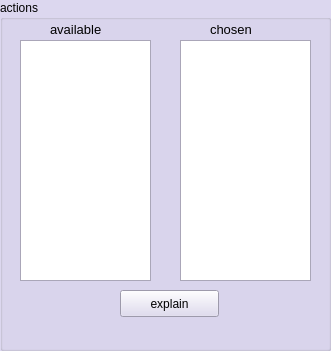
    <widget class="QGroupBox" name="groupActions">
     <property name="geometry">
      <rect>
       <x>510</x>
       <y>560</y>
       <width>331</width>
       <height>351</height>
      </rect>
     </property>
     <property name="palette">
      <palette>
       <active>
        <colorrole role="WindowText">
         <brush brushstyle="SolidPattern">
          <color alpha="255">
           <red>0</red>
           <green>0</green>
           <blue>0</blue>
          </color>
         </brush>
        </colorrole>
        <colorrole role="Button">
         <brush brushstyle="SolidPattern">
          <color alpha="255">
           <red>220</red>
           <green>215</green>
           <blue>239</blue>
          </color>
         </brush>
        </colorrole>
        <colorrole role="Light">
         <brush brushstyle="SolidPattern">
          <color alpha="255">
           <red>255</red>
           <green>255</green>
           <blue>255</blue>
          </color>
         </brush>
        </colorrole>
        <colorrole role="Midlight">
         <brush brushstyle="SolidPattern">
          <color alpha="255">
           <red>237</red>
           <green>235</green>
           <blue>247</blue>
          </color>
         </brush>
        </colorrole>
        <colorrole role="Dark">
         <brush brushstyle="SolidPattern">
          <color alpha="255">
           <red>110</red>
           <green>107</green>
           <blue>119</blue>
          </color>
         </brush>
        </colorrole>
        <colorrole role="Mid">
         <brush brushstyle="SolidPattern">
          <color alpha="255">
           <red>147</red>
           <green>143</green>
           <blue>159</blue>
          </color>
         </brush>
        </colorrole>
        <colorrole role="Text">
         <brush brushstyle="SolidPattern">
          <color alpha="255">
           <red>0</red>
           <green>0</green>
           <blue>0</blue>
          </color>
         </brush>
        </colorrole>
        <colorrole role="BrightText">
         <brush brushstyle="SolidPattern">
          <color alpha="255">
           <red>255</red>
           <green>255</green>
           <blue>255</blue>
          </color>
         </brush>
        </colorrole>
        <colorrole role="ButtonText">
         <brush brushstyle="SolidPattern">
          <color alpha="255">
           <red>0</red>
           <green>0</green>
           <blue>0</blue>
          </color>
         </brush>
        </colorrole>
        <colorrole role="Base">
         <brush brushstyle="SolidPattern">
          <color alpha="255">
           <red>255</red>
           <green>255</green>
           <blue>255</blue>
          </color>
         </brush>
        </colorrole>
        <colorrole role="Window">
         <brush brushstyle="SolidPattern">
          <color alpha="255">
           <red>220</red>
           <green>215</green>
           <blue>239</blue>
          </color>
         </brush>
        </colorrole>
        <colorrole role="Shadow">
         <brush brushstyle="SolidPattern">
          <color alpha="255">
           <red>0</red>
           <green>0</green>
           <blue>0</blue>
          </color>
         </brush>
        </colorrole>
        <colorrole role="AlternateBase">
         <brush brushstyle="SolidPattern">
          <color alpha="255">
           <red>237</red>
           <green>235</green>
           <blue>247</blue>
          </color>
         </brush>
        </colorrole>
        <colorrole role="ToolTipBase">
         <brush brushstyle="SolidPattern">
          <color alpha="255">
           <red>255</red>
           <green>255</green>
           <blue>220</blue>
          </color>
         </brush>
        </colorrole>
        <colorrole role="ToolTipText">
         <brush brushstyle="SolidPattern">
          <color alpha="255">
           <red>0</red>
           <green>0</green>
           <blue>0</blue>
          </color>
         </brush>
        </colorrole>
        <colorrole role="PlaceholderText">
         <brush brushstyle="NoBrush">
          <color alpha="128">
           <red>0</red>
           <green>0</green>
           <blue>0</blue>
          </color>
         </brush>
        </colorrole>
       </active>
       <inactive>
        <colorrole role="WindowText">
         <brush brushstyle="SolidPattern">
          <color alpha="255">
           <red>0</red>
           <green>0</green>
           <blue>0</blue>
          </color>
         </brush>
        </colorrole>
        <colorrole role="Button">
         <brush brushstyle="SolidPattern">
          <color alpha="255">
           <red>220</red>
           <green>215</green>
           <blue>239</blue>
          </color>
         </brush>
        </colorrole>
        <colorrole role="Light">
         <brush brushstyle="SolidPattern">
          <color alpha="255">
           <red>255</red>
           <green>255</green>
           <blue>255</blue>
          </color>
         </brush>
        </colorrole>
        <colorrole role="Midlight">
         <brush brushstyle="SolidPattern">
          <color alpha="255">
           <red>237</red>
           <green>235</green>
           <blue>247</blue>
          </color>
         </brush>
        </colorrole>
        <colorrole role="Dark">
         <brush brushstyle="SolidPattern">
          <color alpha="255">
           <red>110</red>
           <green>107</green>
           <blue>119</blue>
          </color>
         </brush>
        </colorrole>
        <colorrole role="Mid">
         <brush brushstyle="SolidPattern">
          <color alpha="255">
           <red>147</red>
           <green>143</green>
           <blue>159</blue>
          </color>
         </brush>
        </colorrole>
        <colorrole role="Text">
         <brush brushstyle="SolidPattern">
          <color alpha="255">
           <red>0</red>
           <green>0</green>
           <blue>0</blue>
          </color>
         </brush>
        </colorrole>
        <colorrole role="BrightText">
         <brush brushstyle="SolidPattern">
          <color alpha="255">
           <red>255</red>
           <green>255</green>
           <blue>255</blue>
          </color>
         </brush>
        </colorrole>
        <colorrole role="ButtonText">
         <brush brushstyle="SolidPattern">
          <color alpha="255">
           <red>0</red>
           <green>0</green>
           <blue>0</blue>
          </color>
         </brush>
        </colorrole>
        <colorrole role="Base">
         <brush brushstyle="SolidPattern">
          <color alpha="255">
           <red>255</red>
           <green>255</green>
           <blue>255</blue>
          </color>
         </brush>
        </colorrole>
        <colorrole role="Window">
         <brush brushstyle="SolidPattern">
          <color alpha="255">
           <red>220</red>
           <green>215</green>
           <blue>239</blue>
          </color>
         </brush>
        </colorrole>
        <colorrole role="Shadow">
         <brush brushstyle="SolidPattern">
          <color alpha="255">
           <red>0</red>
           <green>0</green>
           <blue>0</blue>
          </color>
         </brush>
        </colorrole>
        <colorrole role="AlternateBase">
         <brush brushstyle="SolidPattern">
          <color alpha="255">
           <red>237</red>
           <green>235</green>
           <blue>247</blue>
          </color>
         </brush>
        </colorrole>
        <colorrole role="ToolTipBase">
         <brush brushstyle="SolidPattern">
          <color alpha="255">
           <red>255</red>
           <green>255</green>
           <blue>220</blue>
          </color>
         </brush>
        </colorrole>
        <colorrole role="ToolTipText">
         <brush brushstyle="SolidPattern">
          <color alpha="255">
           <red>0</red>
           <green>0</green>
           <blue>0</blue>
          </color>
         </brush>
        </colorrole>
        <colorrole role="PlaceholderText">
         <brush brushstyle="NoBrush">
          <color alpha="128">
           <red>0</red>
           <green>0</green>
           <blue>0</blue>
          </color>
         </brush>
        </colorrole>
       </inactive>
       <disabled>
        <colorrole role="WindowText">
         <brush brushstyle="SolidPattern">
          <color alpha="255">
           <red>110</red>
           <green>107</green>
           <blue>119</blue>
          </color>
         </brush>
        </colorrole>
        <colorrole role="Button">
         <brush brushstyle="SolidPattern">
          <color alpha="255">
           <red>220</red>
           <green>215</green>
           <blue>239</blue>
          </color>
         </brush>
        </colorrole>
        <colorrole role="Light">
         <brush brushstyle="SolidPattern">
          <color alpha="255">
           <red>255</red>
           <green>255</green>
           <blue>255</blue>
          </color>
         </brush>
        </colorrole>
        <colorrole role="Midlight">
         <brush brushstyle="SolidPattern">
          <color alpha="255">
           <red>237</red>
           <green>235</green>
           <blue>247</blue>
          </color>
         </brush>
        </colorrole>
        <colorrole role="Dark">
         <brush brushstyle="SolidPattern">
          <color alpha="255">
           <red>110</red>
           <green>107</green>
           <blue>119</blue>
          </color>
         </brush>
        </colorrole>
        <colorrole role="Mid">
         <brush brushstyle="SolidPattern">
          <color alpha="255">
           <red>147</red>
           <green>143</green>
           <blue>159</blue>
          </color>
         </brush>
        </colorrole>
        <colorrole role="Text">
         <brush brushstyle="SolidPattern">
          <color alpha="255">
           <red>110</red>
           <green>107</green>
           <blue>119</blue>
          </color>
         </brush>
        </colorrole>
        <colorrole role="BrightText">
         <brush brushstyle="SolidPattern">
          <color alpha="255">
           <red>255</red>
           <green>255</green>
           <blue>255</blue>
          </color>
         </brush>
        </colorrole>
        <colorrole role="ButtonText">
         <brush brushstyle="SolidPattern">
          <color alpha="255">
           <red>110</red>
           <green>107</green>
           <blue>119</blue>
          </color>
         </brush>
        </colorrole>
        <colorrole role="Base">
         <brush brushstyle="SolidPattern">
          <color alpha="255">
           <red>220</red>
           <green>215</green>
           <blue>239</blue>
          </color>
         </brush>
        </colorrole>
        <colorrole role="Window">
         <brush brushstyle="SolidPattern">
          <color alpha="255">
           <red>220</red>
           <green>215</green>
           <blue>239</blue>
          </color>
         </brush>
        </colorrole>
        <colorrole role="Shadow">
         <brush brushstyle="SolidPattern">
          <color alpha="255">
           <red>0</red>
           <green>0</green>
           <blue>0</blue>
          </color>
         </brush>
        </colorrole>
        <colorrole role="AlternateBase">
         <brush brushstyle="SolidPattern">
          <color alpha="255">
           <red>220</red>
           <green>215</green>
           <blue>239</blue>
          </color>
         </brush>
        </colorrole>
        <colorrole role="ToolTipBase">
         <brush brushstyle="SolidPattern">
          <color alpha="255">
           <red>255</red>
           <green>255</green>
           <blue>220</blue>
          </color>
         </brush>
        </colorrole>
        <colorrole role="ToolTipText">
         <brush brushstyle="SolidPattern">
          <color alpha="255">
           <red>0</red>
           <green>0</green>
           <blue>0</blue>
          </color>
         </brush>
        </colorrole>
        <colorrole role="PlaceholderText">
         <brush brushstyle="NoBrush">
          <color alpha="128">
           <red>0</red>
           <green>0</green>
           <blue>0</blue>
          </color>
         </brush>
        </colorrole>
       </disabled>
      </palette>
     </property>
     <property name="autoFillBackground">
      <bool>true</bool>
     </property>
     <property name="title">
      <string>actions</string>
     </property>
     <widget class="QListWidget" name="listAvailableActions">
      <property name="geometry">
       <rect>
        <x>20</x>
        <y>40</y>
        <width>131</width>
        <height>241</height>
       </rect>
      </property>
      <property name="font">
       <font>
        <pointsize>10</pointsize>
        <weight>50</weight>
        <bold>false</bold>
       </font>
      </property>
     </widget>
     <widget class="QListWidget" name="listAssignedActions">
      <property name="geometry">
       <rect>
        <x>180</x>
        <y>40</y>
        <width>131</width>
        <height>241</height>
       </rect>
      </property>
      <property name="font">
       <font>
        <pointsize>10</pointsize>
        <weight>50</weight>
        <bold>false</bold>
       </font>
      </property>
     </widget>
     <widget class="QLabel" name="label_47">
      <property name="geometry">
       <rect>
        <x>50</x>
        <y>20</y>
        <width>71</width>
        <height>18</height>
       </rect>
      </property>
      <property name="font">
       <font>
        <pointsize>10</pointsize>
        <weight>50</weight>
        <bold>false</bold>
       </font>
      </property>
      <property name="text">
       <string>available</string>
      </property>
     </widget>
     <widget class="QLabel" name="label_48">
      <property name="geometry">
       <rect>
        <x>210</x>
        <y>20</y>
        <width>71</width>
        <height>18</height>
       </rect>
      </property>
      <property name="font">
       <font>
        <pointsize>10</pointsize>
        <weight>50</weight>
        <bold>false</bold>
       </font>
      </property>
      <property name="text">
       <string>chosen</string>
      </property>
     </widget>
     <widget class="QPushButton" name="pushExplainActions">
      <property name="geometry">
       <rect>
        <x>120</x>
        <y>290</y>
        <width>99</width>
        <height>27</height>
       </rect>
      </property>
      <property name="text">
       <string>explain</string>
      </property>
     </widget>
    </widget>
